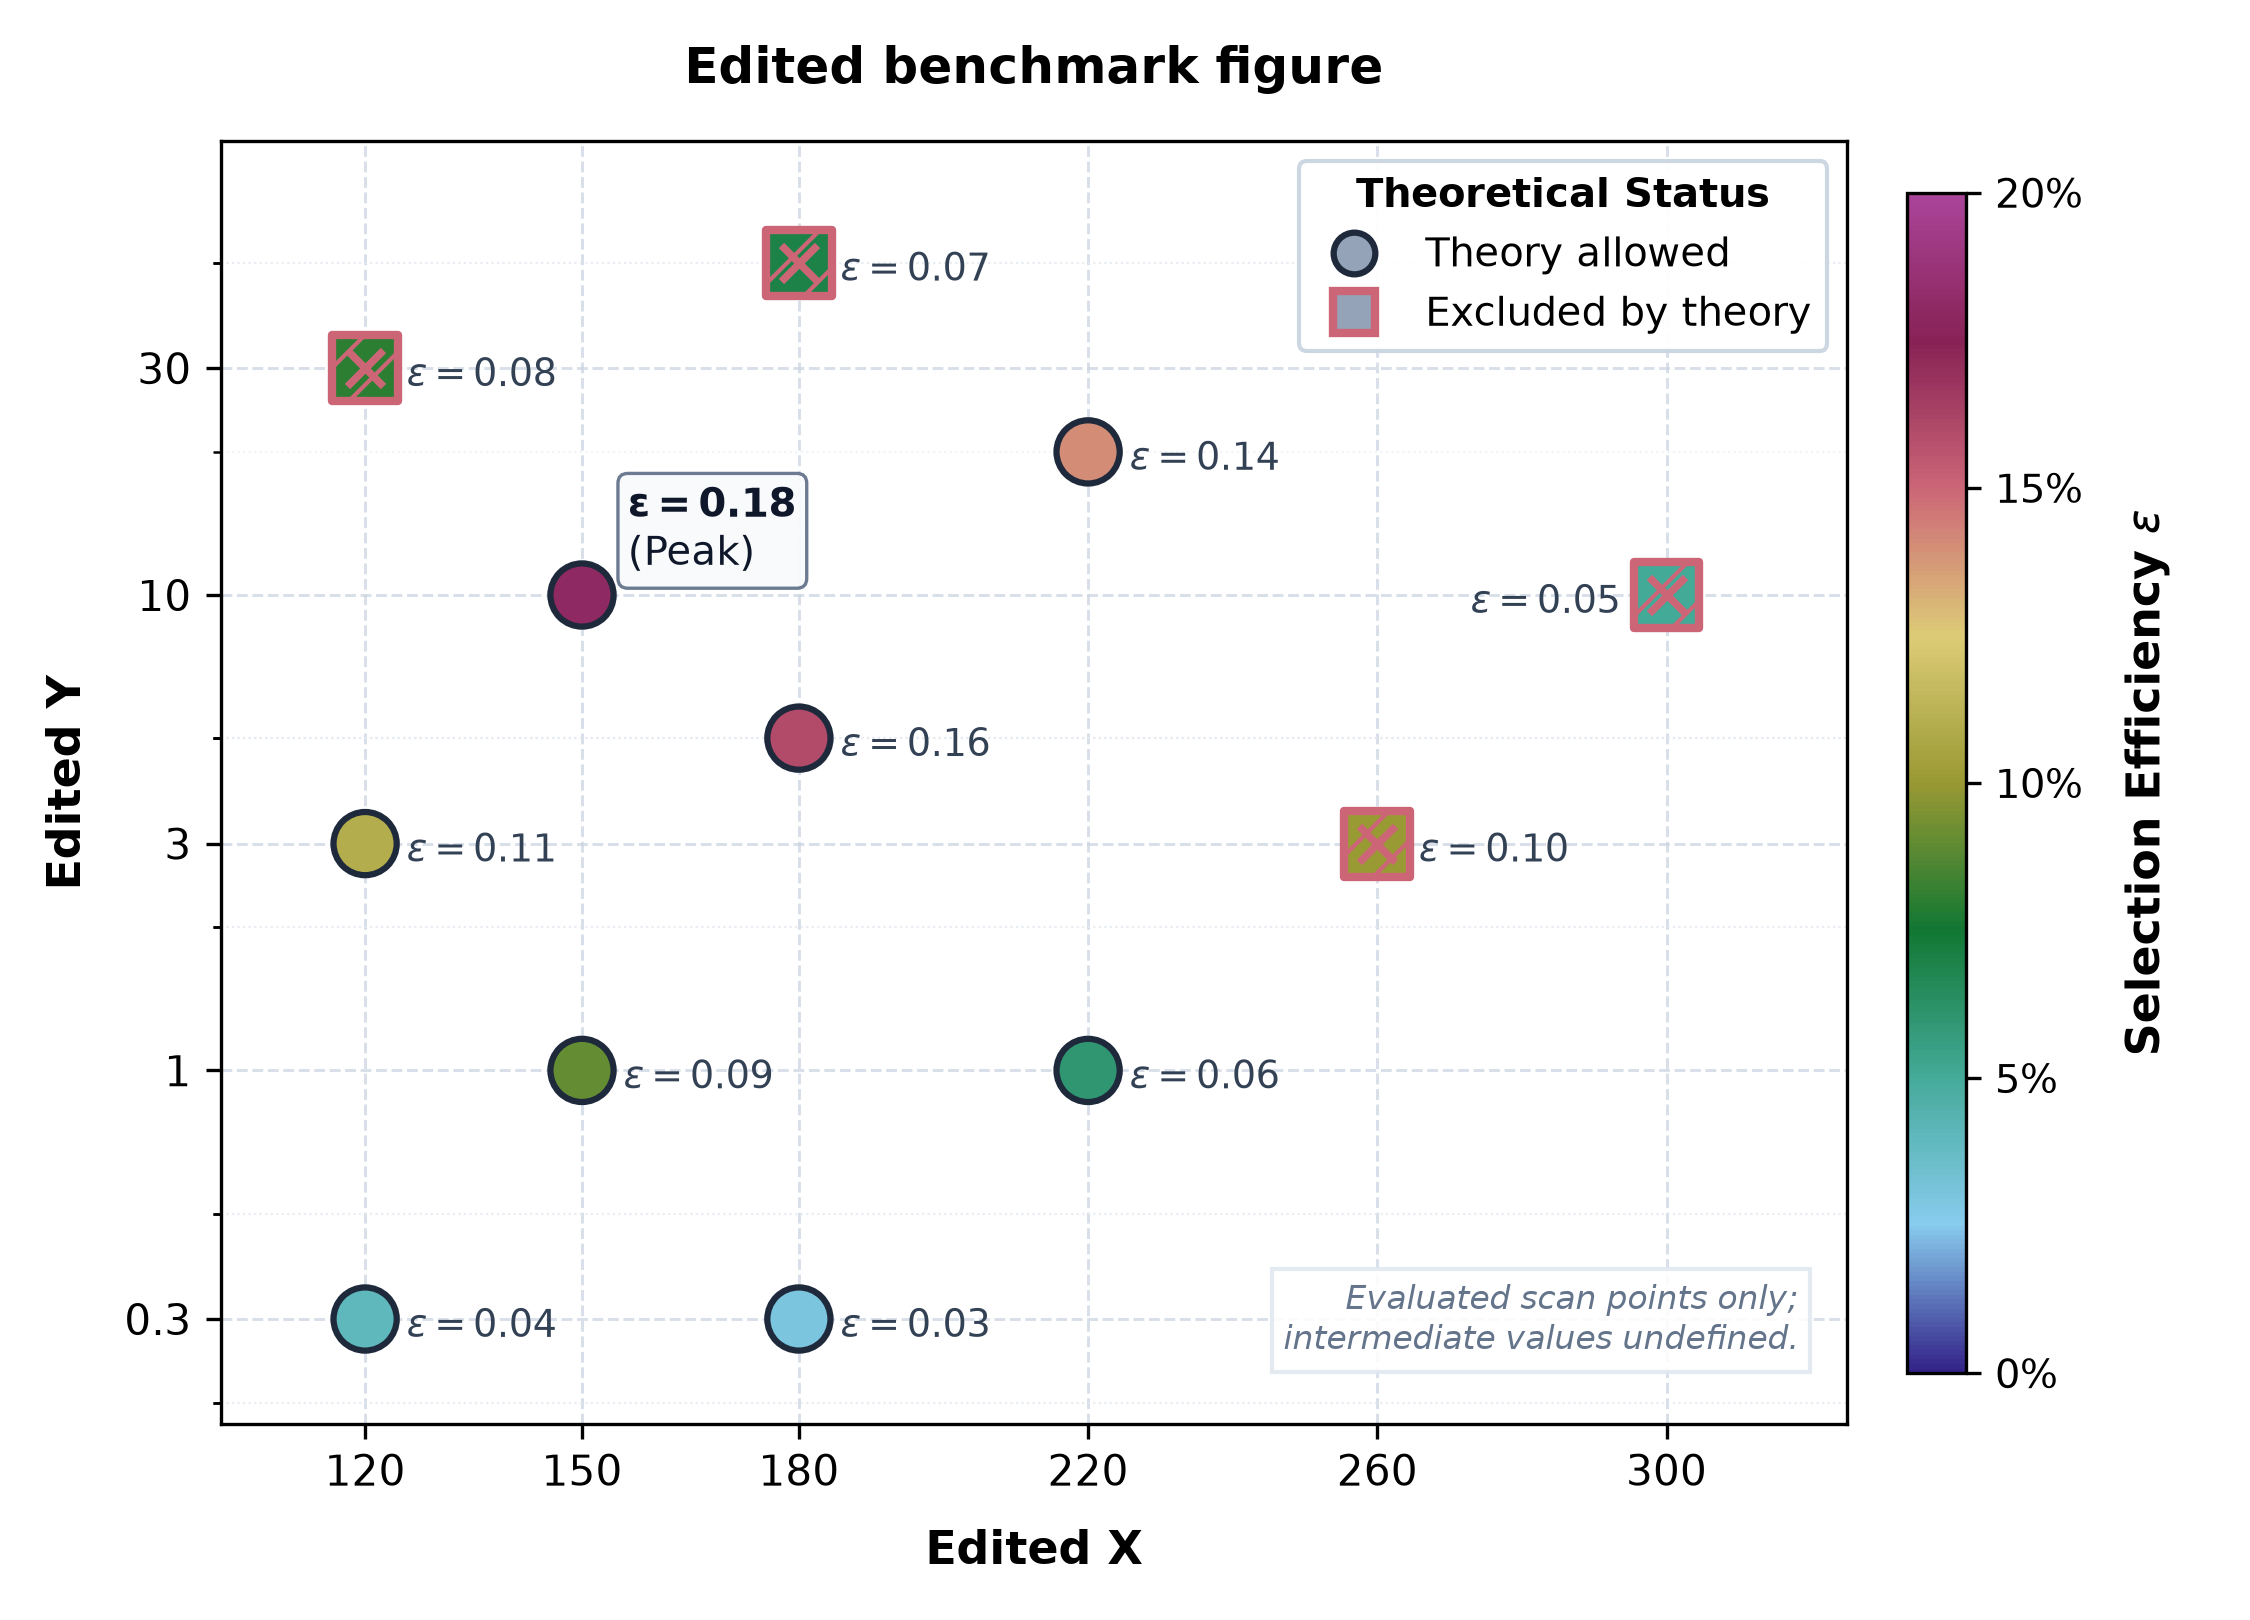

This chart was generated by the following Python code:
import pandas as pd
import numpy as np
import matplotlib.pyplot as plt
import matplotlib.ticker as ticker
from matplotlib.colors import Normalize, LinearSegmentedColormap
from matplotlib.lines import Line2D

# 1. Load data
df = pd.read_csv('data.csv')

# Ensure correct data types
df['mass_gev'] = df['mass_gev'].astype(float)
df['lifetime_mm'] = df['lifetime_mm'].astype(float)
df['efficiency'] = df['efficiency'].astype(float)
if df['excluded'].dtype == object:
    df['excluded'] = df['excluded'].astype(str).str.strip().str.lower() == 'true'
else:
    df['excluded'] = df['excluded'].astype(bool)

# 2. Configure publication typography and styling
plt.rcParams.update({
    'font.family': 'sans-serif',
    'font.sans-serif': ['DejaVu Sans', 'Arial', 'Helvetica'],
    'font.size': 10,
    'axes.labelsize': 11,
    'axes.titlesize': 12,
    'xtick.labelsize': 10,
    'ytick.labelsize': 10,
    'legend.fontsize': 9.5,
    'figure.titlesize': 13,
    'mathtext.fontset': 'dejavusans',
})

fig, ax = plt.subplots(figsize=(7.5, 5.4), dpi=300)

# Colormap and normalization for selection efficiency
tol_colors = ['#332288', '#88CCEE', '#44AA99', '#117733', '#999933', '#DDCC77', '#CC6677', '#882255', '#AA4499']
cmap = LinearSegmentedColormap.from_list('tol_muted', tol_colors)
norm = Normalize(vmin=0.0, vmax=0.20)

# Split allowed vs excluded subsets
allowed = df[~df['excluded']]
excluded = df[df['excluded']]

# 3. Plot allowed evaluated points (solid circles)
sc_allowed = ax.scatter(
    allowed['mass_gev'],
    allowed['lifetime_mm'],
    c=allowed['efficiency'],
    cmap=cmap,
    norm=norm,
    s=230,
    marker='o',
    edgecolors='#1e293b',
    linewidths=1.5,
    zorder=4,
    label='Theory allowed'
)

# 4. Plot excluded evaluated points (squares with red boundary and hatch)
sc_excluded = ax.scatter(
    excluded['mass_gev'],
    excluded['lifetime_mm'],
    c=excluded['efficiency'],
    cmap=cmap,
    norm=norm,
    s=250,
    marker='s',
    edgecolors='#CC6677',
    linewidths=2.0,
    hatch='//',
    zorder=4,
    label='Excluded by theory'
)

# Overlay red cross on excluded points for clear print/monochrome distinction
ax.scatter(
    excluded['mass_gev'],
    excluded['lifetime_mm'],
    color='#CC6677',
    s=75,
    marker='x',
    linewidths=1.8,
    zorder=5
)

# 5. Numerical annotations for each evaluated parameter point
for _, row in df.iterrows():
    m = row['mass_gev']
    tau = row['lifetime_mm']
    eff = row['efficiency']
    is_ex = row['excluded']
    
    if eff == df['efficiency'].max():
        txt_label = f"$\\mathbf{{\\epsilon = {eff:.2f}}}$\n(Peak)"
        ax.annotate(
            txt_label,
            xy=(m, tau),
            xytext=(11, 4),
            textcoords='offset points',
            fontsize=9.5,
            color='#0f172a',
            va='bottom',
            ha='left',
            zorder=6,
            bbox=dict(boxstyle='round,pad=0.25', facecolor='#f8fafc', edgecolor='#64748b', alpha=0.95, lw=0.8)
        )
    elif m >= 280:
        txt = f"$\\epsilon = {eff:.2f}$"
        ax.annotate(
            txt,
            xy=(m, tau),
            xytext=(-11, -2),
            textcoords='offset points',
            fontsize=9,
            color='#334155',
            va='center',
            ha='right',
            zorder=6
        )
    else:
        txt = f"$\\epsilon = {eff:.2f}$"
        ax.annotate(
            txt,
            xy=(m, tau),
            xytext=(10, -2),
            textcoords='offset points',
            fontsize=9,
            color='#334155',
            va='center',
            ha='left',
            zorder=6
        )

# 6. Set scale, limits, and tick locations
ax.set_yscale('log')
ax.set_xlim(100, 325)
ax.set_ylim(0.18, 90)

# Explicit mass ticks at scanned values
ax.set_xticks([120, 150, 180, 220, 260, 300])
ax.set_xticklabels(['120', '150', '180', '220', '260', '300'])

# Log ticks formatting for lifetime matching scanned decades
ax.set_yticks([0.3, 1.0, 3.0, 10.0, 30.0])
ax.yaxis.set_major_formatter(ticker.FuncFormatter(lambda y, _: f"{y:g}"))
ax.yaxis.set_minor_locator(ticker.LogLocator(base=10.0, subs=(0.2, 0.5, 2.0, 5.0, 50.0), numticks=10))
ax.yaxis.set_minor_formatter(ticker.NullFormatter())

# 7. Axes labels and title
ax.set_xlabel('Edited X', fontweight='bold', labelpad=8)
ax.set_ylabel('Edited Y', fontweight='bold', labelpad=8)
ax.set_title('Edited benchmark figure', pad=14, fontweight='bold', fontsize=12)

# Subtle scientific grid
ax.grid(True, which='major', linestyle='--', linewidth=0.7, color='#cbd5e1', alpha=0.75, zorder=1)
ax.grid(True, which='minor', linestyle=':', linewidth=0.5, color='#e2e8f0', alpha=0.5, zorder=1)

# 8. Colorbar for Selection Efficiency
cbar = fig.colorbar(sc_allowed, ax=ax, orientation='vertical', pad=0.03, shrink=0.92, aspect=20)
cbar.set_label(r'Selection Efficiency $\epsilon$', fontweight='bold', labelpad=10)
cbar.set_ticks(np.linspace(0.0, 0.20, 5))
cbar.ax.yaxis.set_major_formatter(ticker.PercentFormatter(xmax=1.0, decimals=0))
cbar.ax.tick_params(labelsize=9.5)

# 9. Legend for theoretical exclusion status
legend_elements = [
    Line2D([0], [0], marker='o', color='w', label='Theory allowed',
           markerfacecolor='#94a3b8', markeredgecolor='#1e293b', markeredgewidth=1.5, markersize=10),
    Line2D([0], [0], marker='s', color='w', label='Excluded by theory',
           markerfacecolor='#94a3b8', markeredgecolor='#CC6677', markeredgewidth=2.0, markersize=10),
]
legend = ax.legend(
    handles=legend_elements,
    loc='upper right',
    frameon=True,
    framealpha=0.95,
    edgecolor='#cbd5e1',
    facecolor='#ffffff',
    title='Theoretical Status',
    title_fontsize=9.5
)
legend.get_title().set_fontweight('bold')

# 10. Note clarifying discrete evaluated parameter points (placed in empty bottom-right region)
ax.text(
    0.97, 0.05,
    "Evaluated scan points only;\nintermediate values undefined.",
    transform=ax.transAxes,
    fontsize=8,
    style='italic',
    color='#64748b',
    va='bottom',
    ha='right',
    bbox=dict(boxstyle='square,pad=0.35', facecolor='#ffffff', edgecolor='#e2e8f0', alpha=0.9)
)

plt.tight_layout()
plt.savefig('edited_plot.png', dpi=300)
plt.close()
